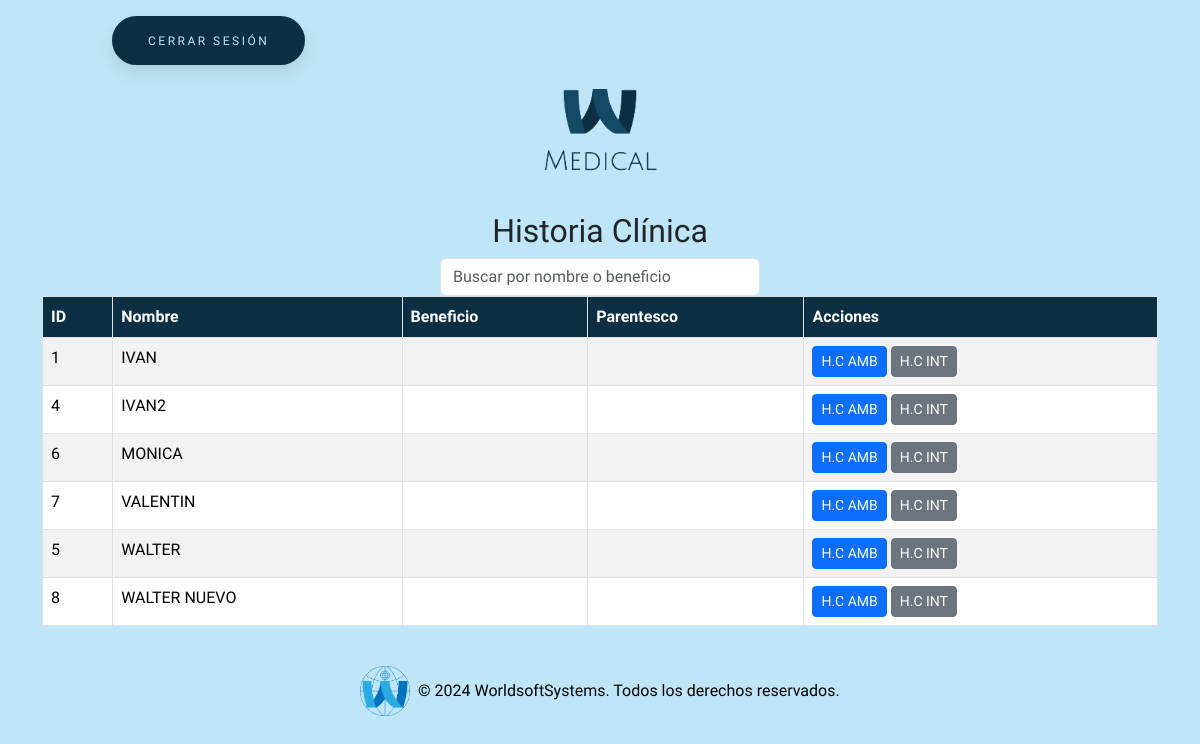
Page /historiaClinica/historia.php (signed in) on the earlier database version.
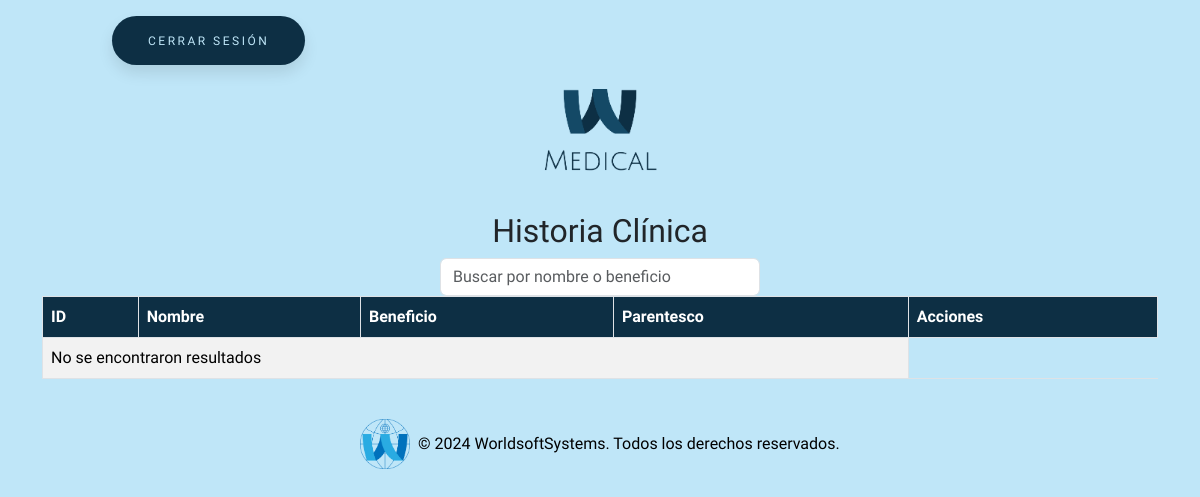
Same page on the later database version.
### tables this page shows
CREATE TABLE `paciente` (
  `id` int(11) NOT NULL,
  `nombre` varchar(255) NOT NULL,
  `obra_social` int(255) NOT NULL,
  `fecha_nac` date NOT NULL,
  `sexo` varchar(255) NOT NULL,
  `domicilio` varchar(255) NOT NULL,
  `localidad` varchar(255) NOT NULL,
  `partido` varchar(255) NOT NULL,
  `c_postal` int(255) NOT NULL,
  `telefono` varchar(255) NOT NULL,
  `tipo_doc` varchar(255) NOT NULL,
  `nro_doc` int(255) NOT NULL,
  `admision` date NOT NULL,
  `hora_admision` time NOT NULL,
  `id_prof` int(255) NOT NULL,
  `benef` bigint(255) NOT NULL,
  `parentesco` varchar(2) NOT NULL,
  `hijos` int(255) NOT NULL,
  `ocupacion` varchar(255) NOT NULL,
  `tipo_afiliado` int(255) NOT NULL,
  `boca_atencion` int(255) NOT NULL,
  `nro_hist_int` bigint(255) NOT NULL,
  `nro_hist_amb` bigint(255) NOT NULL
);

### historiaClinica/historia.php (the view, shortened to what this page needs)
<?php
require_once "../conexion.php";
$sql = "SELECT * FROM paciente ORDER BY nombre ASC";
$result = $conn->query($sql);
?>
<!DOCTYPE html>
<html lang="es">
<head>
    <link href="https://cdn.jsdelivr.net/npm/bootstrap@5.3.3/dist/css/bootstrap.min.css" rel="stylesheet"
>
    <link rel="stylesheet" href="https://cdnjs.cloudflare.com/ajax/libs/font-awesome/6.5.2/css/all.min.css"
 />
    <link rel="stylesheet" href="../estilos/styleBotones.css">
    <link rel="stylesheet" href="../estilos/styleGeneral.css">
</head>
<body>
    <button class="button" style="vertical-align:middle; margin-left:7rem" onclick="confirmLogout(event)">
        <span>Cerrar sesión</span>
    </button>
    <div class="text-center my-4">
        <img src="../img/logo.png" alt="Logo MEDICAL" class="img-fluid" style="max-width: 15rem;">
    </div>
    <div class="container">
        <div class="row justify-content-center">
            <div class="col-auto text-center">
                <h2>Historia Clínica</h2>
                <input type="text" id="searchInput" style="width: 20rem;" class="form-control"
                    placeholder="Buscar por nombre o beneficio">
            </div>
        </div>
        <table class="table table-striped table-bordered " id="pacientesTable">
            <thead class="table-custom">
                <tr>
                    <th>ID</th>
                    <th>Nombre</th>
                    <th>Beneficio</th>
                    <th>Parentesco</th>
                    <th>Acciones</th>
                </tr>
            </thead>
            <tbody>
                <?php if ($result->num_rows > 0): ?>
                    <?php while ($row = $result->fetch_assoc()): ?>
                        <tr>
                            <td><?= $row["id"] ?></td>
                            <td><?= $row["nombre"] ?></td>
                            <td><?= $row["benef"] ?></td>
                            <td><?= $row["parentesco"] ?></td>
                            <td>
                                <button type="button" class="btn btn-primary btn-sm btn-hc" data-id="<?= $row['id'] ?>"
                                    data-modal="amb" data-bs-toggle="tooltip" title="Historia Clínica Ambulatoria (H.C AMB)">
                                    H.C AMB
                                </button>
                                <button type="button" class="btn btn-secondary btn-sm btn-hc" data-id="<?= $row['id'] ?>"
                                    data-modal="int" data-bs-toggle="tooltip" title="Historia Clínica Internación (H.C INT)">
                                    H.C INT
                                </button>
                            </td>
                        </tr>
                    <?php endwhile; ?>
                <?php else: ?>
                    <tr>
                        <td colspan="4">No se encontraron resultados</td>
                    </tr>
                <?php endif; ?>
            </tbody>
        </table>
    </div>
    <footer class="bg-dark text-white text-center py-4 mt-auto">
        <div class="container">
            <div class="row justify-content-center">
                <div class="col-md-12 footer-logo-text">
                    <img src="../img/logoWSS.png" alt="Logo" class="img-fluid" style="max-height: 50px;">
                    <p class="mb-0">&copy; 2024 WorldsoftSystems. Todos los derechos reservados.</p>
                </div>
            </div>
        </div>
    </footer>
</body>
</html>

Differences in the rows shown:
removed paciente: id "1", nombre "IVAN"
removed paciente: id "4", nombre "IVAN2"
removed paciente: id "6", nombre "MONICA"
removed paciente: id "7", nombre "VALENTIN"
removed paciente: id "5", nombre "WALTER"
removed paciente: id "8", nombre "WALTER NUEVO"
Other differences:
text now shown: "No se encontraron resultados"
